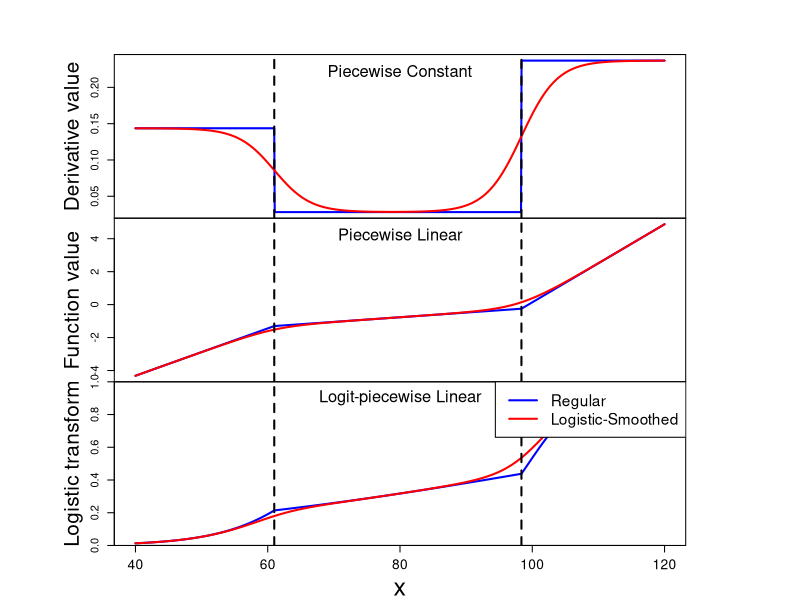

This figure's R source:

alpha <- -10.06351
beta <- c(0.14367326, 0.02815601, 0.23687980)
transition = c(60.98740, 98.36155)
window <- exp(1.0)
xx <- seq(40, 120, len = 1000)


splm <- function(){

   
   
   
}
   
   
   
m <- rbind(matrix(1, nrow = 3, ncol = 5), matrix(2, nrow = 3, ncol = 5), matrix(3, nrow = 3, ncol = 5))
m <- rbind(0, cbind(0, m, 0), 0)
layout(m)
par(mar = c(0, 0, 0, 0))

step <- function(x) as.numeric(x >= 0)
logistic <- function(x, scale = 1) 1 / (1 + exp(-x/scale))

vv <- rep(beta[1], length(xx))
ll <- vv
k <- length(transition)
for (i in 1:k) vv <- vv + (beta[i+1] - beta[i]) * step(xx - transition[i])
for (i in 1:k) ll <- ll + (beta[i+1] - beta[i]) * logistic(xx - transition[i], window)

plot(xx, vv, type = "l", lwd = 2, col = "blue", ylab = "Derivative value", xaxt = "n", cex.lab = 1.25)
lines(xx, ll, lwd = 2, col = "red")
mtext("Derivative value", 2, 2.5, cex = 1.25)
for (i in 1:k) lines(rep(transition[i], 2), par("usr")[3:4], lwd = 2, lty = "dashed", col = "black")
text(par("usr")[1] + 0.5 * diff(par("usr")[1:2]), par("usr")[3] + 0.9 * diff(par("usr")[3:4]), "Piecewise Constant", cex = 1.5)
     
fun <- function(x){
   v <- log(1 + exp(x))
   v[v == Inf] <- x[v == Inf]
   return(v)
}

# Piecewise-linear model:
ss <- alpha + beta[1] * xx
for (i in 1:k) ss <- ss + 0.001 * (beta[i+1] - beta[i]) * fun((xx - transition[i]) / 0.001)

# Smoothed piecewise-linear model:
ii <- alpha + beta[1] * xx
for (i in 1:k) ii <- ii + window * (beta[i+1] - beta[i]) * log(1 + exp((xx - transition[i]) / window))

# Logistic scale piecewise linear:
plot(xx, ss, type = "l", lwd = 2, col = "blue", ylab = "", xaxt = "n", cex.lab = 1.25)
lines(xx, ii, lwd = 2, col = "red")
mtext("Function value", 2, 2.5, cex = 1.25)
for (i in 1:k) lines(rep(transition[i], 2), par("usr")[3:4], lwd = 2, lty = "dashed", col = "black")
text(par("usr")[1] + 0.5 * diff(par("usr")[1:2]), par("usr")[3] + 0.9 * diff(par("usr")[3:4]), "Piecewise Linear", cex = 1.5)

# Logistic scale piecewise linear:
plot(xx, logistic(ss), type = "l", lwd = 2, col = "blue", ylab = "", xaxt = "n", cex.lab = 1.25, ylim = c(0, 1), yaxs = "i")
lines(xx, logistic(ii), lwd = 2, col = "red")
axis(1, cex.axis = 1.25)
mtext("x", 1, 3, cex = 1.5)
mtext("Logistic transform", 2, 2.5, cex = 1.25)
for (i in 1:k) lines(rep(transition[i], 2), par("usr")[3:4], lwd = 2, lty = "dashed", col = "black")
text(par("usr")[1] + 0.5 * diff(par("usr")[1:2]), par("usr")[3] + 0.9 * diff(par("usr")[3:4]), "Logit-piecewise Linear", cex = 1.5)

legend("topright", legend = c("Regular", "Logistic-Smoothed"), lwd = 2, col = c("blue", "red"), bg = "white", cex = 1.4)
